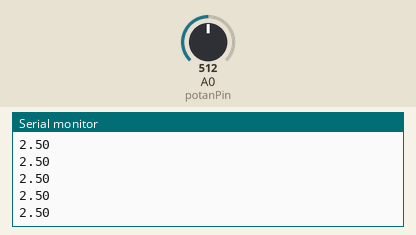
Recording of a sketch running on a simulated Arduino Uno, built with avr-gcc and run on an emulated ATmega328P. On the bench: the last lines printed to the serial monitor. The test bench sets the inputs (shaded band); at power-on: A0 (potanPin) = 512.

Above: at 1.2 s.
1.3 s: A0 (potanPin) set to 716
At 1.31 s:
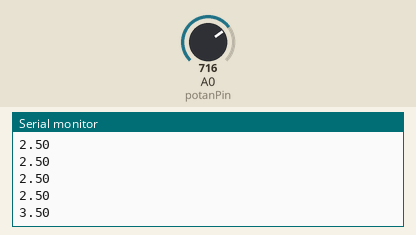
2.8 s: A0 (potanPin) set to 900
At 2.82 s:
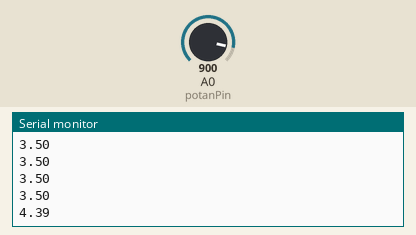
Timing chart, 0 to 5.8 s (numbered marks = the images above; inputs shaded):
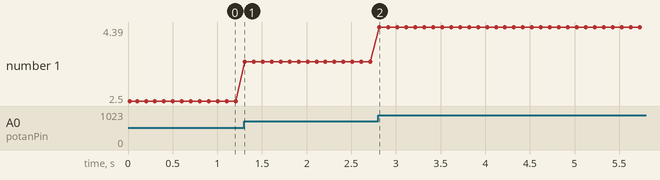

The sketch:

5.Potansiyometre.ino
```cpp
#define potanPin A0
int deger = 0;

void setup()
{
  Serial.begin(9600);
  Serial.println("Pot Deger Okuma");
}

void loop()
{
  deger = analogRead(potanPin);
  float gerilim = (5.00 / 1024.00) * deger;
  Serial.println(gerilim);
  delay(100);
}
```

Measured:
- after the input at 1.3 s, the serial monitor: prints a new line at once (image 1)
- after the input at 2.8 s, the serial monitor: prints a new line at once (image 2)
- plotted number 1: 2.5 → 3.5 after the input at 1.3 s, 3.5 → 4.39 after the input at 2.8 s
